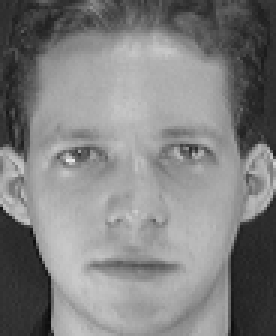
%> input picture Code魔改/Image/Face_ORL/HR_Dictionary/1.pgm, 92 x 112 px (shown 3 times larger)
$ octave --eval "result = SingleImageFeatureExtracting(imread('../../Image/Face_ORL/HR_Dictionary/1.pgm'));"   (GNU Octave 9; MATLAB toolbox functions it lacks are replaced by stand-ins)
%> lines starting %> are read from the running program, lines starting %| are printed output that depends on the picture
%This function is written for single image's feature extracting.
%However, the algorithnm needs to be rewritten!

function fImgFeature=SingleImageFeatureExtracting(fImg)

    fImgFeature=[];
%     fImgFeature=[fImgFeature;fImg];
    filter1=[-1,0,1];            %一阶导数    行向量则列方向特征明显，列向量则行方向特征明显
    filter2=[1,0,-2,0,1];       %二阶导数    同上
    PerFeature=imfilter(fImg,filter1);
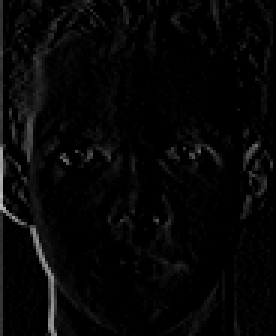
%> PerFeature: size 112x92 uint8 (shown 3 times larger); min 0, max 193, mean 6.4
    fImgFeature=[fImgFeature;PerFeature];
    PerFeature=imfilter(fImg,filter1');
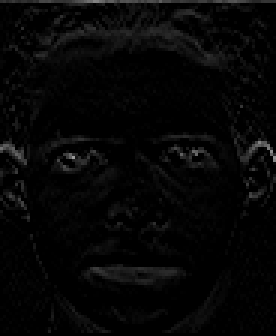
%> PerFeature: size 112x92 uint8 (shown 3 times larger); min 0, max 155, mean 6.1
    fImgFeature=[fImgFeature;PerFeature];
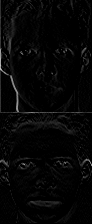
%> fImgFeature: size 224x92 uint8; min 0, max 193, mean 6.2
    PerFeature=imfilter(fImg,filter2);
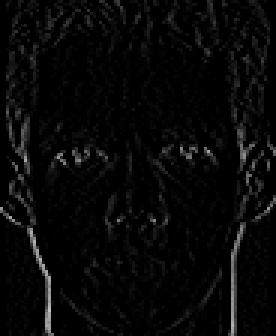
%> PerFeature: size 112x92 uint8 (shown 3 times larger); min 0, max 192, mean 7.8
    fImgFeature=[fImgFeature;PerFeature];
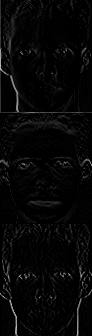
%> fImgFeature: size 336x92 uint8; min 0, max 193, mean 6.8
    PerFeature=imfilter(fImg,filter2');
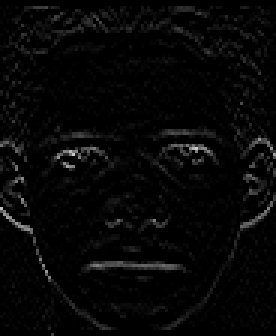
%> PerFeature: size 112x92 uint8 (shown 3 times larger); min 0, max 203, mean 6.9
    fImgFeature=[fImgFeature;PerFeature];
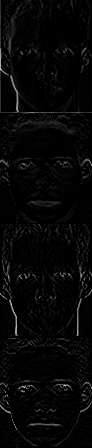
%> fImgFeature: size 448x92 uint8; min 0, max 203, mean 6.8

end

$ run again, on Code魔改/Image/Face_ORL/HR_Dictionary/11.pgm
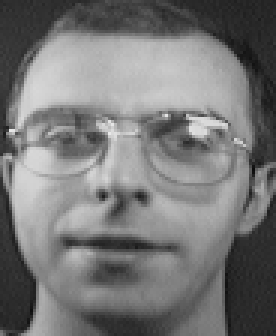
%> input picture Code魔改/Image/Face_ORL/HR_Dictionary/11.pgm, 92 x 112 px (shown 3 times larger)
%> in SingleImageFeatureExtracting, `PerFeature=imfilter(fImg,filter2');`:
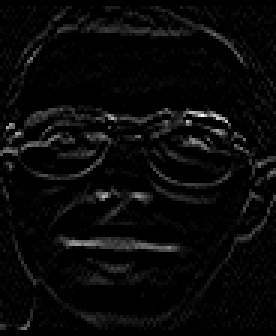
%> PerFeature: size 112x92 uint8 (shown 3 times larger); min 0, max 249, mean 8.9
%> in SingleImageFeatureExtracting, `fImgFeature=[fImgFeature;PerFeature];`:
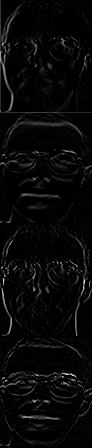
%> fImgFeature: size 448x92 uint8; min 0, max 255, mean 8.1

$ run again, on Code魔改/Image/Face_ORL/HR_Dictionary/12.pgm
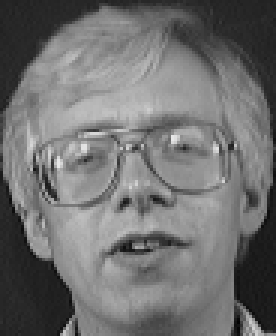
%> input picture Code魔改/Image/Face_ORL/HR_Dictionary/12.pgm, 92 x 112 px (shown 3 times larger)
%> in SingleImageFeatureExtracting, `fImgFeature=[fImgFeature;PerFeature];`:
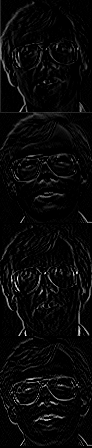
%> fImgFeature: size 448x92 uint8; min 0, max 255, mean 9.2
